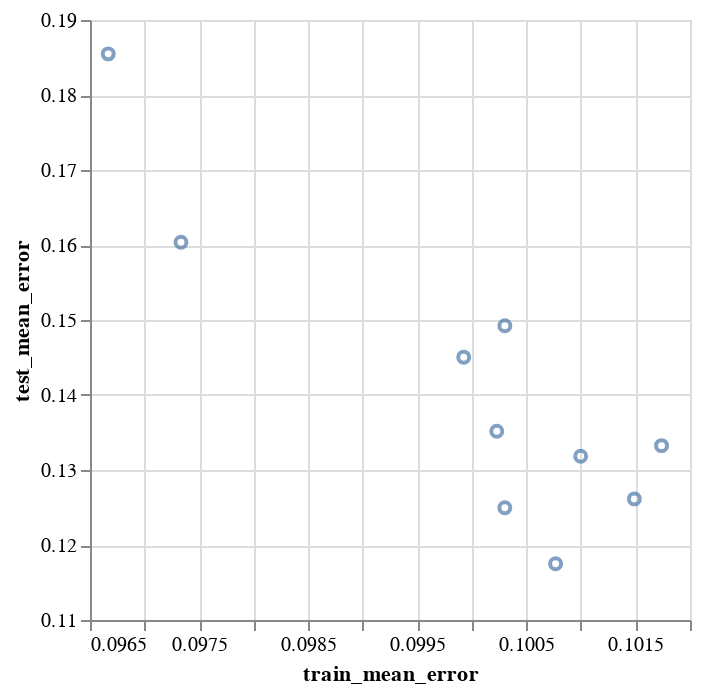

This figure's notebook cell:
### Code cell
rf = make_pipeline(
    prepare_nonlinear,
    RandomForestRegressor(n_jobs=-1, random_state=42, min_weight_fraction_leaf=0.005),
)

rf_score = cross_validate(
    rf,
    X,
    y,
    scoring=["neg_mean_squared_error"],
    cv=10,
    return_train_score=True,
)

plot_cv_scores(pd.DataFrame(rf_score))

### Figure 1 — Vega specification as saved in the notebook (floating-point values rounded to 4 significant figures)
{"$schema": "https://vega.github.io/schema/vega/v5.json", "data": [{"name": "source_0", "values": [{"test_mean_error": 0.1332, "train_mean_error": 0.1017}, {"test_mean_error": 0.1175, "train_mean_error": 0.1008}, {"test_mean_error": 0.1855, "train_mean_error": 0.09667}, {"test_mean_error": 0.1261, "train_mean_error": 0.1015}, {"test_mean_error": 0.125, "train_mean_error": 0.1003}, {"test_mean_error": 0.1492, "train_mean_error": 0.1003}, {"test_mean_error": 0.145, "train_mean_error": 0.09993}, {"test_mean_error": 0.1604, "train_mean_error": 0.09733}, {"test_mean_error": 0.1352, "train_mean_error": 0.1002}, {"test_mean_error": 0.1318, "train_mean_error": 0.101}]}, {"name": "source_0_x_domain_train_mean_error", "values": [{"min": 0.09667, "max": 0.1017}]}, {"name": "source_0_y_domain_test_mean_error", "values": [{"min": 0.1175, "max": 0.1855}]}], "marks": [{"type": "symbol", "name": "marks", "from": {"data": "source_0"}, "encode": {"update": {"tooltip": {"signal": "{\"train_mean_error\": format(datum[\"train_mean_error\"], \".3\"), \"test_mean_error\": format(datum[\"test_mean_error\"], \".3\")}"}, "opacity": {"value": 0.7}, "stroke": {"value": "#4c78a8"}, "description": {"signal": "\"train_mean_error: \" + (format(datum[\"train_mean_error\"], \"\")) + \"; test_mean_error: \" + (format(datum[\"test_mean_error\"], \"\"))"}, "ariaRoleDescription": {"value": "point"}, "y": {"field": "test_mean_error", "scale": "y"}, "x": {"field": "train_mean_error", "scale": "x"}, "fill": {"value": "transparent"}}}, "style": ["point"]}], "scales": [{"name": "x", "type": "linear", "domain": [{"signal": "(data(\"source_0_x_domain_train_mean_error\")[0] || {}).min"}, {"signal": "(data(\"source_0_x_domain_train_mean_error\")[0] || {}).max"}], "range": [0, {"signal": "width"}], "zero": false, "nice": true}, {"name": "y", "type": "linear", "domain": [{"signal": "(data(\"source_0_y_domain_test_mean_error\")[0] || {}).min"}, {"signal": "(data(\"source_0_y_domain_test_mean_error\")[0] || {}).max"}], "range": [{"signal": "height"}, 0], "nice": true, "zero": false}], "axes": [{"scale": "x", "labels": false, "domain": false, "orient": "bottom", "ticks": false, "grid": true, "zindex": 0, "maxExtent": 0, "minExtent": 0, "gridScale": "y", "tickCount": {"signal": "ceil(width/40)"}, "aria": false}, {"scale": "y", "gridScale": "x", "domain": false, "orient": "left", "aria": false, "grid": true, "maxExtent": 0, "labels": false, "minExtent": 0, "tickCount": {"signal": "ceil(height/40)"}, "ticks": false, "zindex": 0}, {"scale": "x", "tickCount": {"signal": "ceil(width/40)"}, "zindex": 0, "labelOverlap": true, "labelFlush": true, "grid": false, "orient": "bottom", "title": "train_mean_error"}, {"scale": "y", "zindex": 0, "labelOverlap": true, "tickCount": {"signal": "ceil(height/40)"}, "grid": false, "orient": "left", "title": "test_mean_error"}], "height": 300, "style": "cell", "width": 300, "background": "white", "padding": 5}
